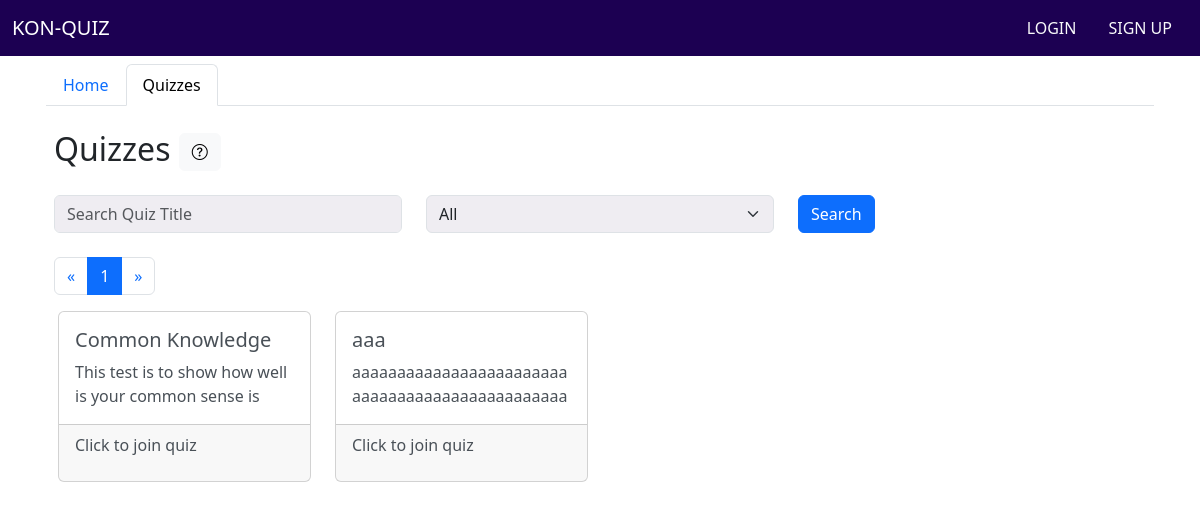
/all_quiz.php, run on an earlier commit of the app's database.
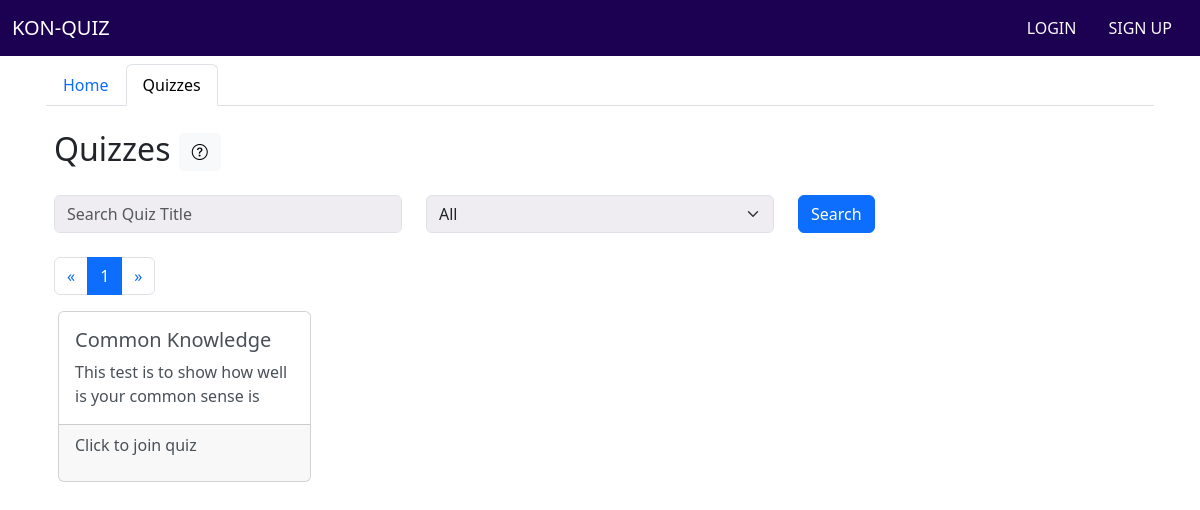
And on a later commit of the database.
### tables this page shows
CREATE TABLE IF NOT EXISTS `quiz` (
  `qz_ID` int NOT NULL AUTO_INCREMENT,
  `Title` varchar(150) NOT NULL,
  `Description` text NOT NULL,
  `User_ID` int NOT NULL,
  `Room_ID` varchar(6) DEFAULT NULL,
  `Category_ID` int NOT NULL,
  PRIMARY KEY (`qz_ID`)
);

### all_quiz.php (the view, shortened to what this page needs)
<?php
    include("session.php");
    include("conn.php");
    $cat_id = $_GET['cat_id'];
    if($cat_id){
        $query = "SELECT * FROM quiz WHERE Category_ID = $cat_id AND Room_ID <> ''";
    }else{
        $query = "SELECT * FROM quiz WHERE Room_ID <> ''";
    }
    $search = null;
    $records_per_page = 11;
    $page = isset($_GET['page']) ? (int)$_GET['page'] : 1;
    $offset = ($page - 1) * $records_per_page;
    $total_records = mysqli_num_rows(mysqli_query($con, "SELECT * FROM quiz where Room_ID <> ''"));
    $total_pages = ceil($total_records / $records_per_page);
    $query .= " LIMIT $records_per_page OFFSET $offset";
    $result = mysqli_query($con, $query);
?>
<head>
</head>
<div class="container px-3">
    <ul class="nav nav-tabs">
        <li class="nav-item">
            <a class="nav-link" href="homepage.php">Home</a>
        </li>
        <li class="nav-item">
            <a class="nav-link active" aria-current="page" href="#">Quizzes</a>
        </li>
    </ul>
        <h2 class="px-2 my-4">Quizzes
            <button type="button" class="btn btn-light" data-bs-toggle="tooltip" data-bs-placement="right" data-bs-title="You can find all the quizzes available here">
                <i class="bi bi-question-circle"></i>
            </button>
        </h2>
        <form class="row px-2 my-4" action="all_quiz.php">
            <div class="col">
                <input class="form-control" id="search-input" type="search" name="search" placeholder="Search Quiz Title" aria-label="Search"  value="<?php echo $search ?>">
            </div>
            <div class="col">
                <select class="form-select" onchange="sortItem(this)" name="cat_id">
                        <option value="0">All</option>
                </select>
            </div>
            <div class="col">
                <button class="btn btn-primary">Search</button>
            </div>
        </form>
        <nav aria-label="Page navigation example">
            <ul class="pagination px-2">
                <li class="page-item">
                    <a class="page-link" <?php if ($page > 1){ ?> onclick="navigateToPage(<?php echo $page - 1; ?>)" <?php } ?> aria-label="Previous">
                        <span aria-hidden="true">&laquo;</span>
                    </a>
                </li>
                <?php for ($i = 1; $i <= $total_pages; $i++): ?>
                <li class="page-item <?php echo $page === $i ? 'active' : ''; ?>">
                    <a class="page-link" onclick="navigateToPage(<?php echo $i; ?>)"><?php echo $i; ?></a>
                </li>
                <?php endfor; ?>
                <li class="page-item">
                    <a class="page-link" <?php if ($page < $total_pages){ ?> onclick="navigateToPage(<?php echo $page + 1; ?>)" <?php } ?> aria-label="Next">
                        <span aria-hidden="true">&raquo;</span>
                    </a>
                </li>
            </ul>
        </nav>
        <div class="container">
            <div class="row row-cols-1 row-cols-md-4 g-4">
                <?php
                    while($row=mysqli_fetch_array($result)) {
                ?>
                        <div class="col">
                            <div class="card quiz-card h-100">
                                <a class="text-decoration-none text-dark-emphasis" onclick="startRedirect('<?php echo $row['Room_ID'] ?>')">
                                    <div class="card-body">
                                        <h5 class="card-title"><?php echo $row['Title'] ?></h5>
                                        <p class="card-text"><?php echo $row['Description'] ?></p>
                                    </div>
                                    <?php if ($row['Room_ID'] != ""){ ?>
                                    <div class="card-footer">
                                        <div class="input-group">
                                            <p>Click to join quiz</p>
                                        </div>
                                    </div>
                                </a>
                                    <?php } ?>
                            </div>
                        </div>
                <?php
                    }
                ?>
            </div>
        </div>
</div>

### session.php (shortened to what this page needs)
<?php
   if(isset($_SESSION['id'])){
        include("template/navigation_member.php");
    }else{
        include("template/navigation_guest.php");
    }
?>

### template/navigation_guest.php (shortened to what this page needs)
<nav class="navbar fixed-top" data-bs-theme="dark">
    <div class="container-fluid">
        <a class="navbar-brand" href="/FWDD-KON-QUIZ/homepage.php">
            KON-QUIZ
        </a>
        <ul class="nav nav-pills">
            <li class="nav-item nav-bar">
                <button class="nav-link text-light" id="login-btn" type="button" data-bs-toggle="modal" data-bs-target="#login">LOGIN</button>
            </li>
            <li class="nav-item">
                <button class="nav-link text-light" id="signup-btn" type="button" data-bs-toggle="modal" data-bs-target="#signup">SIGN UP</button>
            </li>
        </ul>
    </div>
</nav>

### template/navigation_guest.php (style rules this page uses)
body { padding-top: 8vh; }
.navbar { background-color: #1c0052 !important; }
.form-control, .form-select { background-color: rgb(239, 237, 242) !important; }

What changed in the data, as far as the page shows it:
no longer on this page (row edited): quiz: Title "aaa", Description "aaaaaaaaaaaaaaaaaaaaaaaaaaaaaaaaaaaaaaaaaaaaaaaa", Room_ID "Click to join quiz"
